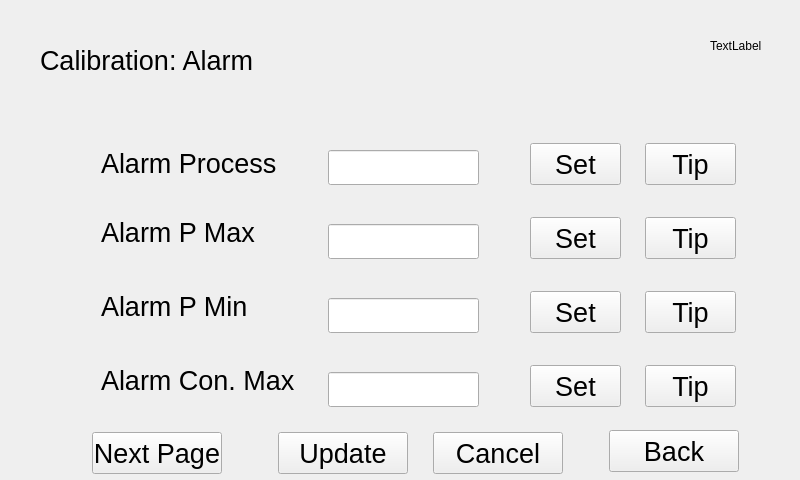
<?xml version="1.0" encoding="UTF-8"?>
<ui version="4.0">
 <class>alamDlg</class>
 <widget class="QWidget" name="alamDlg">
  <property name="geometry">
   <rect>
    <x>0</x>
    <y>0</y>
    <width>800</width>
    <height>480</height>
   </rect>
  </property>
  <property name="windowTitle">
   <string>Form</string>
  </property>
  <widget class="QLabel" name="label">
   <property name="geometry">
    <rect>
     <x>40</x>
     <y>40</y>
     <width>241</width>
     <height>41</height>
    </rect>
   </property>
   <property name="text">
    <string>&lt;html&gt;&lt;head/&gt;&lt;body&gt;&lt;p&gt;&lt;span style=&quot; font-size:20pt;&quot;&gt;Calibration:  Alarm&lt;/span&gt;&lt;/p&gt;&lt;/body&gt;&lt;/html&gt;</string>
   </property>
  </widget>
  <widget class="QLabel" name="label_2">
   <property name="geometry">
    <rect>
     <x>101</x>
     <y>143</y>
     <width>221</width>
     <height>41</height>
    </rect>
   </property>
   <property name="text">
    <string>&lt;html&gt;&lt;head/&gt;&lt;body&gt;&lt;p&gt;&lt;span style=&quot; font-size:20pt;&quot;&gt;Alarm  Process&lt;/span&gt;&lt;/p&gt;&lt;/body&gt;&lt;/html&gt;</string>
   </property>
  </widget>
  <widget class="QLabel" name="label_3">
   <property name="geometry">
    <rect>
     <x>101</x>
     <y>217</y>
     <width>154</width>
     <height>32</height>
    </rect>
   </property>
   <property name="text">
    <string>&lt;html&gt;&lt;head/&gt;&lt;body&gt;&lt;p&gt;&lt;span style=&quot; font-size:20pt;&quot;&gt;Alarm  P  Max&lt;/span&gt;&lt;/p&gt;&lt;/body&gt;&lt;/html&gt;</string>
   </property>
  </widget>
  <widget class="QLabel" name="label_4">
   <property name="geometry">
    <rect>
     <x>101</x>
     <y>291</y>
     <width>161</width>
     <height>32</height>
    </rect>
   </property>
   <property name="text">
    <string>&lt;html&gt;&lt;head/&gt;&lt;body&gt;&lt;p&gt;&lt;span style=&quot; font-size:20pt;&quot;&gt;Alarm  P  Min&lt;/span&gt;&lt;/p&gt;&lt;/body&gt;&lt;/html&gt;</string>
   </property>
  </widget>
  <widget class="QLabel" name="label_5">
   <property name="geometry">
    <rect>
     <x>101</x>
     <y>365</y>
     <width>201</width>
     <height>32</height>
    </rect>
   </property>
   <property name="text">
    <string>&lt;html&gt;&lt;head/&gt;&lt;body&gt;&lt;p&gt;&lt;span style=&quot; font-size:20pt;&quot;&gt;Alarm  Con.  Max&lt;/span&gt;&lt;/p&gt;&lt;/body&gt;&lt;/html&gt;</string>
   </property>
  </widget>
  <widget class="QLineEdit" name="Alarm_lineEdit">
   <property name="geometry">
    <rect>
     <x>328</x>
     <y>150</y>
     <width>151</width>
     <height>35</height>
    </rect>
   </property>
   <property name="font">
    <font>
     <pointsize>20</pointsize>
    </font>
   </property>
  </widget>
  <widget class="QLineEdit" name="Pmax_lineEdit">
   <property name="geometry">
    <rect>
     <x>328</x>
     <y>224</y>
     <width>151</width>
     <height>35</height>
    </rect>
   </property>
   <property name="font">
    <font>
     <pointsize>20</pointsize>
    </font>
   </property>
  </widget>
  <widget class="QLineEdit" name="Pmin_lineEdit">
   <property name="geometry">
    <rect>
     <x>328</x>
     <y>298</y>
     <width>151</width>
     <height>35</height>
    </rect>
   </property>
   <property name="font">
    <font>
     <pointsize>20</pointsize>
    </font>
   </property>
  </widget>
  <widget class="QLineEdit" name="AlarmConcMax_lineEdit">
   <property name="geometry">
    <rect>
     <x>328</x>
     <y>372</y>
     <width>151</width>
     <height>35</height>
    </rect>
   </property>
   <property name="font">
    <font>
     <pointsize>20</pointsize>
    </font>
   </property>
  </widget>
  <widget class="QPushButton" name="back">
   <property name="geometry">
    <rect>
     <x>609</x>
     <y>430</y>
     <width>130</width>
     <height>42</height>
    </rect>
   </property>
   <property name="font">
    <font>
     <pointsize>20</pointsize>
    </font>
   </property>
   <property name="text">
    <string>Back</string>
   </property>
  </widget>
  <widget class="QPushButton" name="cancel">
   <property name="geometry">
    <rect>
     <x>433</x>
     <y>432</y>
     <width>130</width>
     <height>42</height>
    </rect>
   </property>
   <property name="font">
    <font>
     <pointsize>20</pointsize>
    </font>
   </property>
   <property name="text">
    <string>Cancel</string>
   </property>
  </widget>
  <widget class="QPushButton" name="pageDown">
   <property name="geometry">
    <rect>
     <x>92</x>
     <y>432</y>
     <width>130</width>
     <height>42</height>
    </rect>
   </property>
   <property name="font">
    <font>
     <pointsize>20</pointsize>
    </font>
   </property>
   <property name="text">
    <string>Next Page</string>
   </property>
  </widget>
  <widget class="QPushButton" name="ok">
   <property name="geometry">
    <rect>
     <x>278</x>
     <y>432</y>
     <width>130</width>
     <height>42</height>
    </rect>
   </property>
   <property name="font">
    <font>
     <pointsize>20</pointsize>
    </font>
   </property>
   <property name="text">
    <string>Update</string>
   </property>
  </widget>
  <widget class="QPushButton" name="alarmprocessionTip">
   <property name="geometry">
    <rect>
     <x>645</x>
     <y>143</y>
     <width>91</width>
     <height>42</height>
    </rect>
   </property>
   <property name="font">
    <font>
     <pointsize>20</pointsize>
    </font>
   </property>
   <property name="text">
    <string>Tip</string>
   </property>
  </widget>
  <widget class="QPushButton" name="maximumpressureTip">
   <property name="geometry">
    <rect>
     <x>645</x>
     <y>217</y>
     <width>91</width>
     <height>42</height>
    </rect>
   </property>
   <property name="font">
    <font>
     <pointsize>20</pointsize>
    </font>
   </property>
   <property name="text">
    <string>Tip</string>
   </property>
  </widget>
  <widget class="QPushButton" name="minimumpressureTip">
   <property name="geometry">
    <rect>
     <x>645</x>
     <y>291</y>
     <width>91</width>
     <height>42</height>
    </rect>
   </property>
   <property name="font">
    <font>
     <pointsize>20</pointsize>
    </font>
   </property>
   <property name="text">
    <string>Tip</string>
   </property>
  </widget>
  <widget class="QPushButton" name="highlimitalarmvalueTip">
   <property name="geometry">
    <rect>
     <x>645</x>
     <y>365</y>
     <width>91</width>
     <height>42</height>
    </rect>
   </property>
   <property name="font">
    <font>
     <pointsize>20</pointsize>
    </font>
   </property>
   <property name="text">
    <string>Tip</string>
   </property>
  </widget>
  <widget class="QLabel" name="dateTime">
   <property name="geometry">
    <rect>
     <x>710</x>
     <y>40</y>
     <width>54</width>
     <height>12</height>
    </rect>
   </property>
   <property name="text">
    <string>TextLabel</string>
   </property>
  </widget>
  <widget class="QPushButton" name="Alarm_ch">
   <property name="geometry">
    <rect>
     <x>530</x>
     <y>143</y>
     <width>91</width>
     <height>42</height>
    </rect>
   </property>
   <property name="font">
    <font>
     <pointsize>20</pointsize>
    </font>
   </property>
   <property name="text">
    <string>Set</string>
   </property>
  </widget>
  <widget class="QPushButton" name="Pmax_ch">
   <property name="geometry">
    <rect>
     <x>530</x>
     <y>217</y>
     <width>91</width>
     <height>42</height>
    </rect>
   </property>
   <property name="font">
    <font>
     <pointsize>20</pointsize>
    </font>
   </property>
   <property name="text">
    <string>Set</string>
   </property>
  </widget>
  <widget class="QPushButton" name="Pmin_ch">
   <property name="geometry">
    <rect>
     <x>530</x>
     <y>291</y>
     <width>91</width>
     <height>42</height>
    </rect>
   </property>
   <property name="font">
    <font>
     <pointsize>20</pointsize>
    </font>
   </property>
   <property name="text">
    <string>Set</string>
   </property>
  </widget>
  <widget class="QPushButton" name="AlarmConcMax_ch">
   <property name="geometry">
    <rect>
     <x>530</x>
     <y>365</y>
     <width>91</width>
     <height>42</height>
    </rect>
   </property>
   <property name="font">
    <font>
     <pointsize>20</pointsize>
    </font>
   </property>
   <property name="text">
    <string>Set</string>
   </property>
  </widget>
 </widget>
 <resources/>
 <connections/>
</ui>
